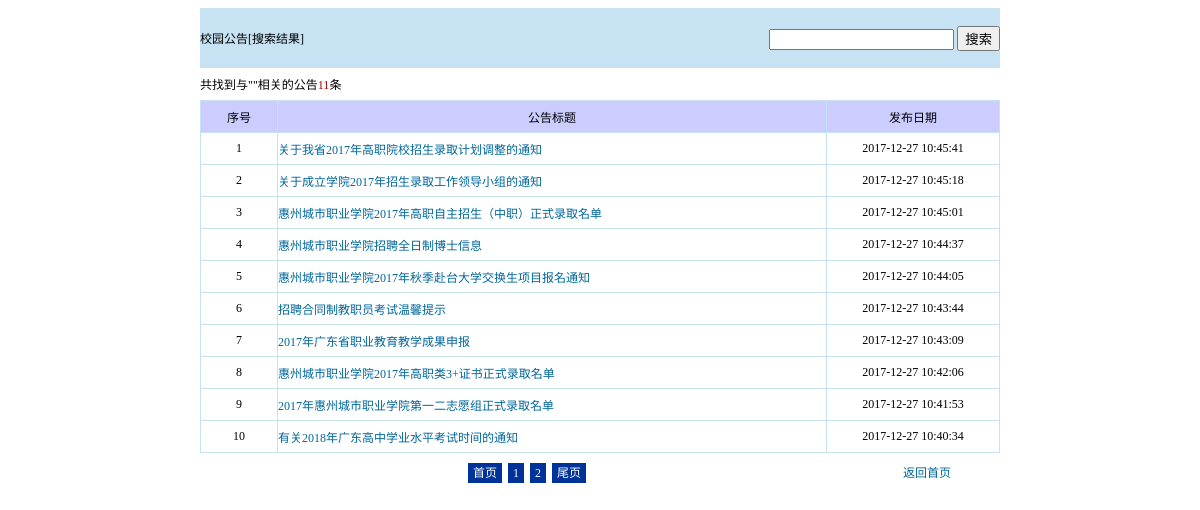
Screenshot of /search.php with the database file from the repository.
### tables this page shows
CREATE TABLE `notice_info` (
  `id` int(11) NOT NULL AUTO_INCREMENT,
  `title` varchar(40) NOT NULL,
  `content` text NOT NULL,
  `n_time` datetime NOT NULL,
  PRIMARY KEY (`id`)
);

### search.php (the view, shortened to what this page needs)
<!DOCTYPE html PUBLIC "-//W3C//DTD XHTML 1.0 Transitional//EN" "http://www.w3.org/TR/xhtml1/DTD/xhtml1-transitional.dtd">
<html xmlns="http://www.w3.org/1999/xhtml">
<head>
</head>
<?php
	if(!empty($_POST['s_key']))
		{$wkey=$_POST['s_key'];}
	else
	{$wkey=$_GET['s_key'];}
	if(isset($_GET['page']))
		{$c_page=$_GET['page'];}
	else
		{$c_page=1;}
	$sqls="select * from notice_info where title like '%$wkey%'";
	$res=mysql_query($sqls);
	$res_count=mysql_num_rows($res);
	$page_count=ceil($res_count/10);
	$offset=($c_page-1)*10;
	$sqls="select * from notice_info where title like '%$wkey%' order by n_time desc limit ".$offset.",10";
	$res=mysql_query($sqls);
?>
<body>
<table width="800" height="60" border="0" align="center" cellpadding="0" cellspacing="0">
  <tr>
    <td width="180" height="58" bgcolor="#C7E2F3">校园公告[搜索结果]</td>
    <td width="295" align="right" bgcolor="#C7E2F3"><form id="form1" name="form1" method="post" action="index.php">
      <input type="text" name="s_key" id="s_key" />
      <input type="submit" name="button" id="button" value="搜索" />
    </form></td>
  </tr>
</table>
<table width="800" border="0" align="center" cellpadding="0" cellspacing="0">
  <tr>
    <td height="32">共找到与&quot;<span class="num_css"><?php echo $wkey;?></span>&quot;相关的公告<span class="num_css"><?php echo $res_count;?></span>条</td>
  </tr>
</table>
<table width="800" height="69" border="0" align="center" cellpadding="0" cellspacing="1" id="t_list">
  <tr>
    <td width="76" height="31" align="center" bgcolor="#CCCCFF">序号</td>
    <td width="548" align="center" bgcolor="#CCCCFF">公告标题</td>
    <td width="172" align="center" bgcolor="#CCCCFF">发布日期</td>
  </tr>
  <?php
  	$notice=mysql_fetch_array($res);
	$i=0;
	do{
		$i++;
	?>
  <tr>
    <td height="31" align="center" bgcolor="#FFFFFF"><?php echo $i;?></td>
    <td height="31" bgcolor="#FFFFFF"><a href="notice.php?n_id=<?php echo $notice['id'];?>"><?php echo $notice['title'];?></a></td>
    <td width="172" align="center" bgcolor="#FFFFFF">
    <?php echo $notice['n_time'];?></td>
  </tr>
  <?php
	}
  	while($notice=mysql_fetch_array($res));
  ?>
</table>
<table width="800" border="0" align="center" cellpadding="0" cellspacing="0" class="page">
  <tr>
    <td width="654" height="37" align="center" class="page" >
<?php
		if($page_count!=1)
			{echo "<a href=index.php?page=1&s_key=$wkey class=page>首页</a>";}
		for($i=1;$i<=$page_count;$i++)
			{echo "<a href=index.php?page=$i&s_key=$wkey class=page>".$i."</a>";}
		if($page_count!=1)
			{echo "<a href=index.php?page=$page_count&s_key=$wkey class=page>尾页</a>";}
?>
    </td>
    <td width="146" align="center" class="page" ><a href="index.php">返回首页</a></td>
  </tr>
</table>
</body>
</html>

### search.php (style rules this page uses)
body,td,th { font-size: 12px; }
#t_list { background-color: #C7E2F3; }
a:link { font-size: 12px; color: #069; text-decoration: none; }
a.page:link { font-size: 12px; color: #FFF; background-color: #039; padding-top: 3px; padding-right: 5px; padding-bottom: 3px; padding-left: 5px; margin-right: 3px; margin-left: 3px; }
.num_css { font-size: 12px; font-weight: normal; color: #900; text-decoration: none; }

### rows the page displays
notice_info: title "关于我省2017年高职院校招生录取计划调整的通知", n_time "2017-12-27 10:45:41"
notice_info: title "关于成立学院2017年招生录取工作领导小组的通知", n_time "2017-12-27 10:45:18"
notice_info: title "惠州城市职业学院2017年高职自主招生（中职）正式录取名单", n_time "2017-12-27 10:45:01"
notice_info: title "惠州城市职业学院招聘全日制博士信息", n_time "2017-12-27 10:44:37"
notice_info: title "惠州城市职业学院2017年秋季赴台大学交换生项目报名通知", n_time "2017-12-27 10:44:05"
notice_info: title "招聘合同制教职员考试温馨提示", n_time "2017-12-27 10:43:44"
notice_info: title "2017年广东省职业教育教学成果申报", n_time "2017-12-27 10:43:09"
notice_info: title "惠州城市职业学院2017年高职类3+证书正式录取名单", n_time "2017-12-27 10:42:06"
notice_info: title "2017年惠州城市职业学院第一二志愿组正式录取名单", n_time "2017-12-27 10:41:53"
notice_info: title "有关2018年广东高中学业水平考试时间的通知", n_time "2017-12-27 10:40:34"

### other values shown
$res_count "11"
